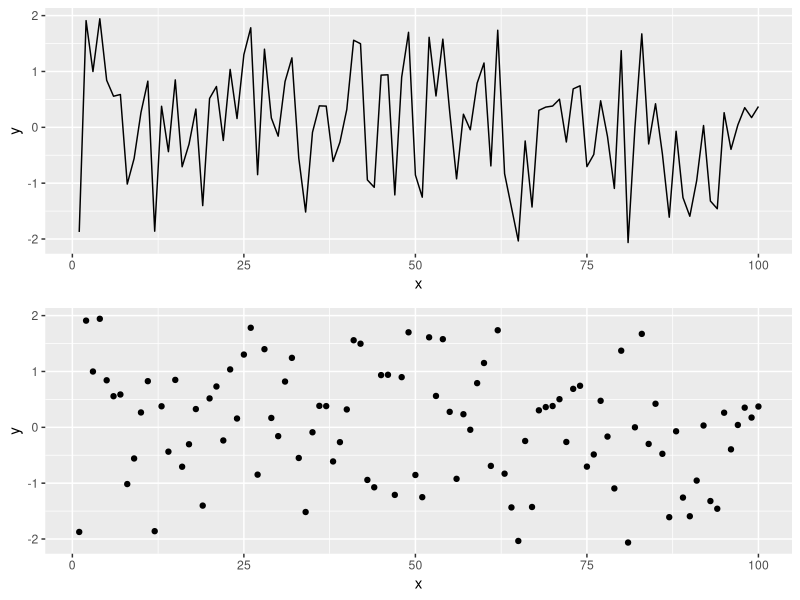

R code for this plot:
## ---- chunk 1
knitr::opts_chunk$set(echo = TRUE,  fig.width = 8, fig.height = 8, fig.alig = "center")

## ---- chunk 2
library(tidyverse)
library(ggplot2)
library(gridExtra)
## ---- chunk 3
x <- seq(1:100)
y <- rnorm(100)
data <- data.frame(x = x, y = y )
p1 = ggplot(data, aes(x= x, y = y)) +
   geom_line()
p2 = ggplot(data, aes(x= x, y = y)) +
   geom_point()
grid.arrange(p1, p2)
# Creating a data frame
